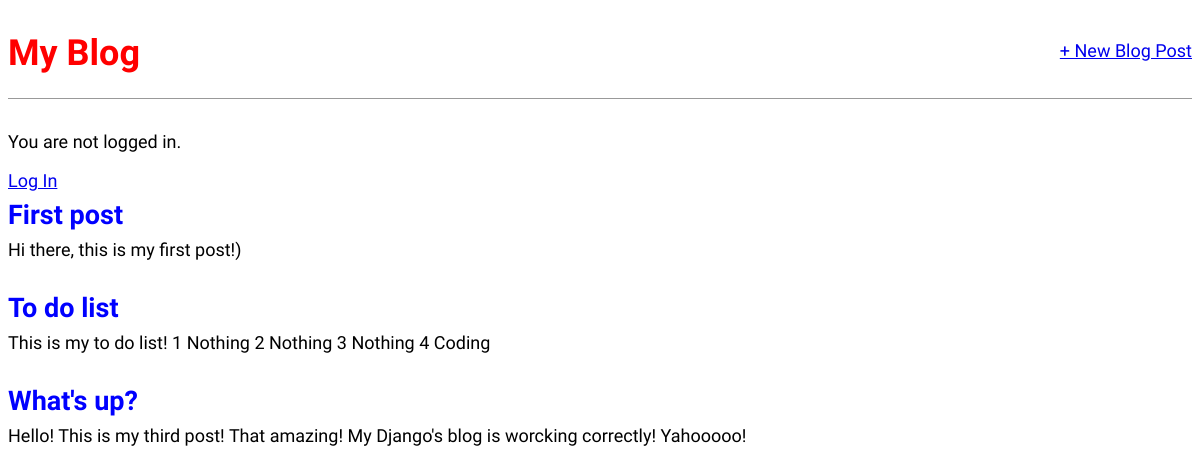
/, run on an earlier commit of the app's database.
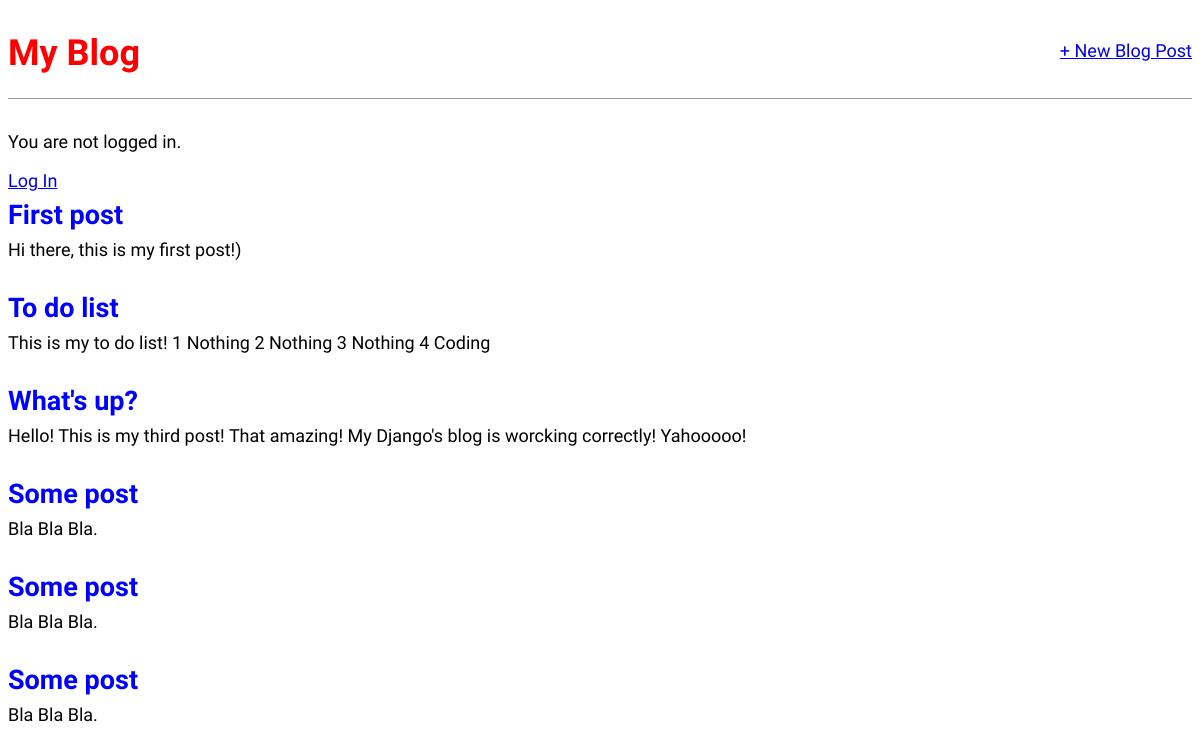
And on a later commit of the database.
### blog/models.py (models this page shows, shortened)
class Post(models.Model):
	title = models.CharField(max_length=200)
	author = models.ForeignKey(
		'auth.User',
		on_delete = models.CASCADE,
		)
	body = models.TextField()

### blog/views.py (the view)
class BlogListView(ListView):
	model = Post
	template_name = 'home.html'

### templates/home.html
{% extends "base.html" %}
{% block content %}
	{% for  post in object_list %}
		<div class = "post-entry">
			<h2><a href="{% url 'post_detail' post.pk %}">{{ post.title }}</a></h2>
			<p>{{ post.body }}</p>
		</div>
	{% endfor %}
{% endblock content %}

### templates/base.html (shortened to what this page needs)
<!DOCTYPE html>
{% load static %}
<html lang="en">
<head>
	<link rel="stylesheet" href="{% static 'css/base.css' %}">
</head>
<body>
	<header>
		<div class = "nav-left">
			<h1><a href="{% url 'home' %}">My Blog</a></h1>
		</div>
		<div class="nav-right">
			<a href="{% url 'post_new' %}">+ New Blog Post</a>
		</div>
	</header>
	<div>
		{% if user.is_authenticated %}
			<p> Hi {{ user.username }} !</p>
			<p><a href="{% url 'logout' %}">Log out</a></p>
		{% else %}
			<p> You are not logged in.</p>
			<a href="{% url 'login' %}"> Log In</a>
		{% endif %}
		{% block content %}
		{% endblock content %}
	</div>
</body>
</html>

### static/css/base.css (style rules this page uses)
body { font-family: 'Source Sans Pro', sans-serif; font-size: 18px; }
header { border-bottom: 1px solid #999; margin-bottom: 2rem; display: flex; }
header h1 a { color: red; text-decoration: none; }
.nav-left { margin-right: auto; }
.nav-right { display: flex; padding-top: 2rem; }
.post-entry { margin-bottom: 2rem; }
.post-entry h2 { margin: 0.5rem 0; }
.post-entry h2 a, .post-entry h2 a:visited { color: blue; text-decoration: none; }
.post-entry p { margin: 0; font-weight: 400; }

What changed in the data, as far as the page shows it:
added Post: title "Some post", body "Bla Bla Bla."
added Post: title "Some post", body "Bla Bla Bla."
added Post: title "Some post", body "Bla Bla Bla."
